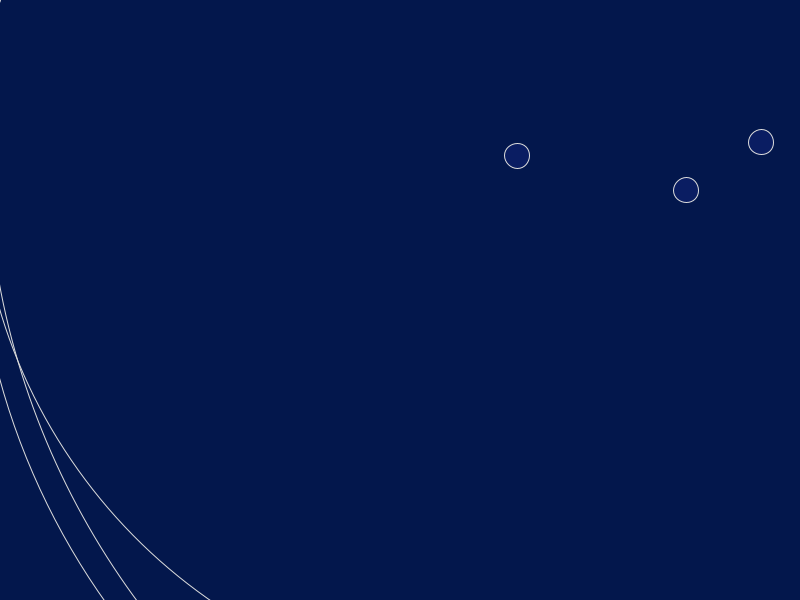
Frame 1 (no input)
Frame 60 (the mouse pressed at the canvas centre just before this capture): identical to frame 1, image omitted
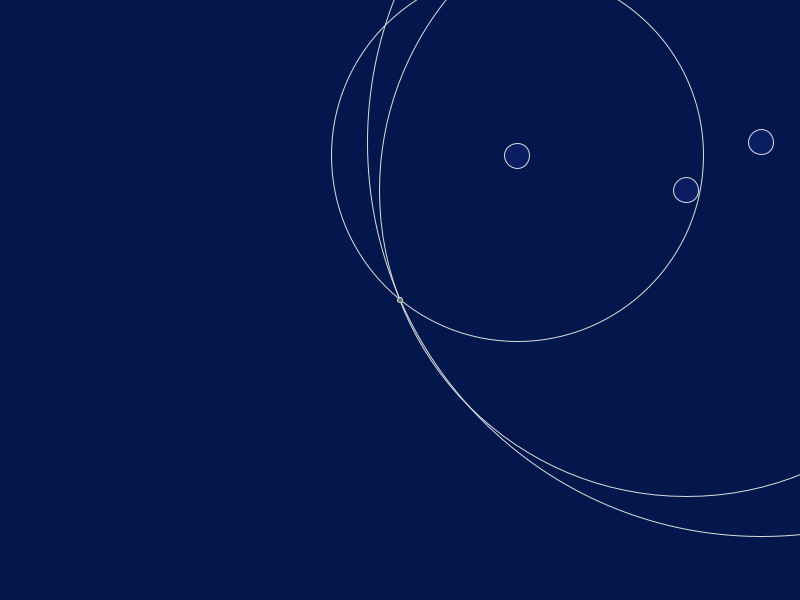
Frame 120 (the mouse held since frame 60 and released just before this capture)

The Processing sketch that drew these frames (run headless with seeded random() and noise(); from frame 60 on, the mouse is pressed at the canvas centre):

// Processing sketch: CirlceIntersections_pde
// ── CirlceIntersections_pde.pde
Point a, b, c, loc;

void setup() {
  size(800, 600);
  a = new Point(random(width), random(height));  
  b = new Point(random(width), random(height));  
  c = new Point(random(width), random(height));
  loc = new Point(mouseX, mouseY);
  smooth();
}

void draw() {
  background(lerpColor(#052D98, color(0), .5));
  stroke(220);
  strokeWeight(1);
  fill(#0A1D62);
  ellipse(a.x, a.y, 25, 25);
  ellipse(b.x, b.y, 25, 25);
  ellipse(c.x, c.y, 25, 25);
  loc = new Point(mouseX, mouseY);
  float r1 = a.dist(loc);
  float r2 = b.dist(loc);
  float r3 = c.dist(loc);
  Circle cA = new Circle(a, r1);
  Circle cB = new Circle(b, r2);
  Circle cC = new Circle(c, r3);
  Point[] points1 = cA.intersects(cB);
  Point[] points2 = cA.intersects(cC);
  noFill();
  cA.draw();
  cB.draw();
  cC.draw();
  Point right = null;
  for(int i = 0; i < 2; i++) {
    for(int j = 0; j < 2; j++) {
      if(points1[i].equals(points2[j])) { right = points1[i]; break; }
    }
    if(right != null) break;
  }
  if(right != null) {
  fill(80, 120, 80);
  right.draw();
  }
}

class Circle {

  Point p;
  float r, r2;

  Circle( Point p, float pr ) {
    this. p = p;
   r = pr;
   r2 = r*r;
  }
  
  public Point[] intersects(Circle cB) {
    float dx = p.x - cB.p.x;
    float dy = p.y - cB.p.y;
    float d2 = dx*dx + dy*dy;
    float d = sqrt( d2 );
  
    if ( d>r+cB.r || d<abs(r-cB.r) ) return null; // no solution
    
  
    float a = (r2 - cB.r2 + d2) / (2*d);
    float h = sqrt( r2 - a*a );
    float x2 = p.x + a*(cB.p.x - p.x)/d;
    float y2 = p.y + a*(cB.p.y - p.y)/d;
  
    float paX = x2 + h*(cB.p.y - p.y)/d;
    float paY = y2 - h*(cB.p.x - p.x)/d;
    float pbX = x2 - h*(cB.p.y - p.y)/d;
    float pbY = y2 + h*(cB.p.x - p.x)/d;
    Point[] pts = new Point[2];
    pts[0] = new Point(paX, paY);
    pts[1] = new Point(pbX, pbY);
    return pts;
  }
  
  void draw() {
    ellipse(p.x, p.y, r*2, r*2);
  }
}

class Point {
  float x, y;
  
  public Point(float x, float y) {
    this.x = x;
    this.y = y;
  }
  
  float dist(Point p) {
    return PApplet.dist(x, y, p.x, p.y);
  }
  
  void draw() {
    ellipse(x, y, 5, 5);
  }
    
  
  public boolean equals(Point p) {
    return (abs(p.x-x) < 1E-4) && (abs(p.y-y) < 1E-4);
  }
}
